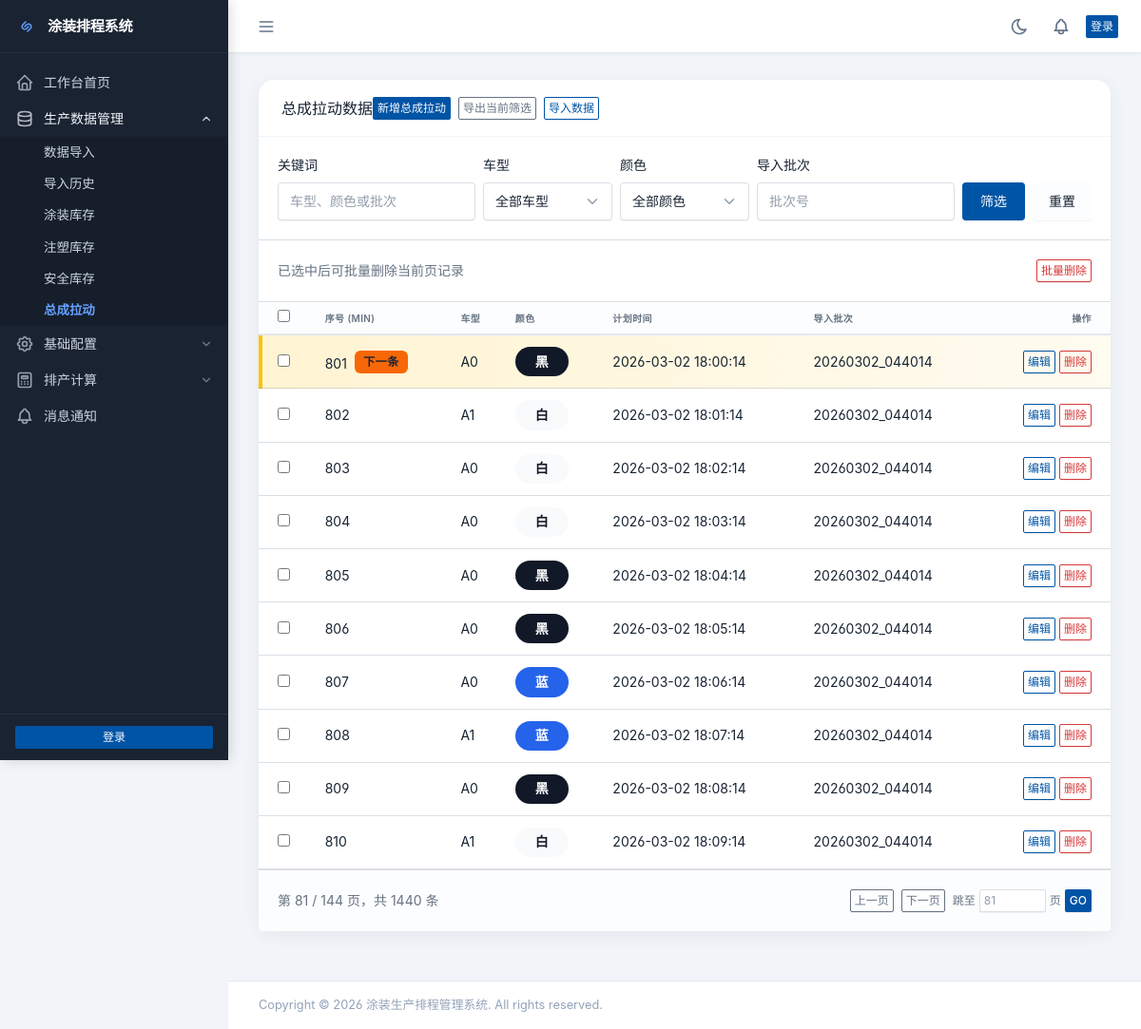
The page /data/assembly/?page=81 on the database its author committed.
### data/models.py (models this page shows, shortened)
class AssemblyPullData(models.Model):
    sequence = models.PositiveIntegerField(verbose_name="顺序号")
    vehicle_model = models.ForeignKey(VehicleModel, on_delete=models.CASCADE, verbose_name="车型", related_name='assembly_data')
    color = models.ForeignKey(Color, on_delete=models.CASCADE, verbose_name="颜色", related_name='assembly_data')
    planned_time = models.DateTimeField(verbose_name="计划时间")
    import_batch = models.CharField(max_length=100, blank=True, verbose_name="导入批次")
    created_at = models.DateTimeField(auto_now_add=True, verbose_name="创建时间")
    class Meta:
        verbose_name = "总成拉动数据"
        verbose_name_plural = "总成拉动数据"
        ordering = ['sequence']
        indexes = [
            models.Index(fields=['sequence']),
            models.Index(fields=['import_batch']),
        ]

class VehicleModel(models.Model):
    name = models.CharField(max_length=50, unique=True, verbose_name="车型名称")
    created_at = models.DateTimeField(auto_now_add=True, verbose_name="创建时间")
    updated_at = models.DateTimeField(auto_now=True, verbose_name="更新时间")
    class Meta:
        verbose_name = "车型"
        verbose_name_plural = "车型"
        ordering = ['name']

class Color(models.Model):
    name = models.CharField(max_length=50, unique=True, verbose_name="颜色名称")
    created_at = models.DateTimeField(auto_now_add=True, verbose_name="创建时间")
    DISPLAY_MAP = {
        "red": ("红", "#d9485f", "#ffffff"),
        "blue": ("蓝", "#2563eb", "#ffffff"),
        "white": ("白", "#f8fafc", "#111827"),
        "black": ("黑", "#111827", "#ffffff"),
        "gray": ("灰", "#6b7280", "#ffffff"),
        "grey": ("灰", "#6b7280", "#ffffff"),
        "silver": ("银", "#cbd5e1", "#111827"),
        "green": ("绿", "#16a34a", "#ffffff"),
        "yellow": ("黄", "#facc15", "#111827"),
        "orange": ("橙", "#f97316", "#ffffff"),
        "brown": ("棕", "#92400e", "#ffffff"),
        "purple": ("紫", "#7c3aed", "#ffffff"),
        "pink": ("粉", "#ec4899", "#ffffff"),
    }
    class Meta:
        verbose_name = "颜色"
        verbose_name_plural = "颜色"
        ordering = ['name']
    @property
    def display_name(self):
        key = (self.name or "").strip().lower()
        if key in self.DISPLAY_MAP:
            return self.DISPLAY_MAP[key][0]
        return self.name
    @property
    def display_hex(self):
        key = (self.name or "").strip().lower()
        if key in self.DISPLAY_MAP:
            return self.DISPLAY_MAP[key][1]
        palette = ["#0f766e", "#1d4ed8", "#be185d", "#9a3412", "#4338ca", "#15803d"]
        seed = sum(ord(ch) for ch in key) if key else 0
        return palette[seed % len(palette)]
    @property
    def display_text_color(self):
        key = (self.name or "").strip().lower()
        if key in self.DISPLAY_MAP:
            return self.DISPLAY_MAP[key][2]
        return "#ffffff"

### data/views.py (the view)
# urls.py: path('assembly/', views.assembly_list, name='assembly_list'),
def assembly_list(request):
    per_page = 10
    assembly_data, filters = _filtered_assembly_queryset(request)
    next_item = None
    next_item_page = None
    consumed_count = 0
    has_filters = any(filters.get(k) for k in ('q', 'vehicle', 'color', 'import_batch'))
    if not has_filters:
        from schedule.models import ScheduleRecord
        completed_records = ScheduleRecord.objects.filter(
            status='completed'
        ).values_list('short_term_duration', 'long_term_duration')
        for short_d, long_d in completed_records:
            consumed_count += (short_d or 0) + (long_d or 0)
        ordered_qs = AssemblyPullData.objects.order_by('sequence')
        total = ordered_qs.count()
        if consumed_count < total:
            next_item = ordered_qs[consumed_count]
            position = consumed_count + 1
            next_item_page = (position - 1) // per_page + 1
    if 'page' not in request.GET and next_item_page and next_item_page > 1:
        from django.http import HttpResponseRedirect
        from django.urls import reverse
        return HttpResponseRedirect(
            reverse('data:assembly_list') + f'?page={next_item_page}'
        )
    page_obj = _paginate_queryset(request, assembly_data, per_page=per_page)
    return render(request, 'data/assembly_list.html', {
        'assembly_data': page_obj.object_list,
        'page_obj': page_obj,
        'vehicles': VehicleModel.objects.all(),
        'colors': Color.objects.all(),
        'filters': filters,
        'next_item_id': next_item.id if next_item else None,
        'consumed_count': consumed_count,
    })

### data/templatetags/color_extras.py (called while the page is built)
@register.filter
def color_chip_style(color):
    if not color:
        return ""
    return (
        f"background:{color.display_hex};"
        f"color:{color.display_text_color};"
        "border-radius:999px;"
        "padding:0.35rem 0.75rem;"
        "display:inline-block;"
        "font-weight:600;"
        "min-width:3.5rem;"
        "text-align:center;"
    )

### data/views.py (called while the page is built)
def _paginate_queryset(request, queryset, per_page=10):
    paginator = Paginator(queryset, per_page)
    page_obj = paginator.get_page(request.GET.get("page") or 1)
    return page_obj

### painting/context_processors.py (called while the page is built)
def unread_count(request):
    if request.user.is_authenticated:
        unread_count = Notification.objects.filter(user=request.user, is_read=False).count()
    else:
        unread_count = 0
    return {
        'unread_count': unread_count,
    }

### templates/data/assembly_list.html (shortened to what this page needs)
{% extends "base.html" %}
{% load django_bootstrap5 %}
{% load color_extras %}
{% block content %}
<div class="row row-cards">
    <div class="col-12">
        <div class="card">
            <div class="card-header">
                <h3 class="card-title">总成拉动数据</h3>
                <div class="btn-list">
                    <a href="{% url 'data:assembly_create' %}?next={{ request.get_full_path|urlencode }}" class="btn btn-primary btn-sm">新增总成拉动</a>
                    <a href="{% url 'data:assembly_export' %}?q={{ filters.q|urlencode }}&vehicle={{ filters.vehicle|urlencode }}&color={{ filters.color|urlencode }}&import_batch={{ filters.import_batch|urlencode }}" class="btn btn-outline-secondary btn-sm">导出当前筛选</a>
                    <a href="{% url 'data:import' %}" class="btn btn-outline-primary btn-sm">
                         导入数据
                    </a>
                </div>
            </div>
            <div class="card-body border-bottom">
                <form method="get" class="row g-2 align-items-end">
                    <div class="col-md-3">
                        <label class="form-label">关键词</label>
                        <input type="text" name="q" value="{{ filters.q }}" class="form-control" placeholder="车型、颜色或批次">
                    </div>
                    <div class="col-md-2">
                        <label class="form-label">车型</label>
                        <select name="vehicle" class="form-select">
                            <option value="">全部车型</option>
                        </select>
                    </div>
                    <div class="col-md-2">
                        <label class="form-label">颜色</label>
                        <select name="color" class="form-select">
                            <option value="">全部颜色</option>
                        </select>
                    </div>
                    <div class="col-md-3">
                        <label class="form-label">导入批次</label>
                        <input type="text" name="import_batch" value="{{ filters.import_batch }}" class="form-control" placeholder="批次号">
                    </div>
                    <div class="col-md-2 d-flex gap-2">
                        <button type="submit" class="btn btn-primary w-100">筛选</button>
                        <a href="{% url 'data:assembly_list' %}" class="btn btn-light">重置</a>
                    </div>
                </form>
            </div>
            <form method="post" action="{% url 'data:assembly_bulk_delete' %}" onsubmit="return confirmBulkDelete(this);">
            <div class="card-body border-bottom d-flex justify-content-between align-items-center">
                <div class="text-muted">已选中后可批量删除当前页记录</div>
                <button type="submit" class="btn btn-outline-danger btn-sm">批量删除</button>
            </div>
            <div class="table-responsive">
                <table class="table card-table table-vcenter text-nowrap datatable">
                    <thead>
                        <tr>
                            <th><input type="checkbox" data-select-all></th>
                            <th>序号 (Min)</th>
                            <th>车型</th>
                            <th>颜色</th>
                            <th>计划时间</th>
                            <th>导入批次</th>
                            <th class="text-end">操作</th>
                        </tr>
                    </thead>
                    <tbody>
                        {% for item in assembly_data %}
                        {% if item.id == next_item_id %}
                        <tr id="next-production-row" style="background: linear-gradient(90deg,rgba(255,193,7,0.18) 0%,rgba(255,193,7,0.06) 100%); box-shadow: inset 4px 0 0 #ffc107;">
                        {% else %}
                        <tr>
                        {% endif %}
                            <td><input type="checkbox" name="selected_ids" value="{{ item.id }}"></td>
                            <td>
                                {{ item.sequence }}
                                {% if item.id == next_item_id %}
                                <span class="badge bg-warning text-dark ms-1" title="下一次计划生产">下一条</span>
                                {% endif %}
                            </td>
                            <td>{{ item.vehicle_model.name }}</td>
                            <td><span style="{{ item.color|color_chip_style }}">{{ item.color.display_name }}</span></td>
                            <td>{{ item.planned_time|date:"Y-m-d H:i:s" }}</td>
                            <td>{{ item.import_batch|default:"-" }}</td>
                            <td class="text-end">
                                <a href="{% url 'data:assembly_update' item.id %}?next={{ request.get_full_path|urlencode }}" class="btn btn-outline-primary btn-sm">编辑</a>
                                <a href="{% url 'data:assembly_delete' item.id %}?next={{ request.get_full_path|urlencode }}" class="btn btn-outline-danger btn-sm">删除</a>
                            </td>
                        </tr>
                        {% empty %}
                        <tr>
                            <td colspan="7" class="text-center text-muted py-4">暂无数据</td>
                        </tr>
                        {% endfor %}
                    </tbody>
                </table>
            </div>
            </form>
            {% if page_obj and page_obj.paginator.num_pages > 1 %}
            <div class="card-footer d-flex justify-content-between align-items-center flex-wrap gap-2">
                <div class="text-muted">第 {{ page_obj.number }} / {{ page_obj.paginator.num_pages }} 页，共 {{ page_obj.paginator.count }} 条</div>
                <div class="d-flex align-items-center gap-2">
                    <div class="btn-list">
                        {% if page_obj.has_previous %}
                        <a href="?page={{ page_obj.previous_page_number }}" class="btn btn-outline-secondary btn-sm">上一页</a>
                        {% endif %}
                        {% if page_obj.has_next %}
                        <a href="?page={{ page_obj.next_page_number }}" class="btn btn-outline-secondary btn-sm">下一页</a>
                        {% endif %}
                    </div>
                    <form method="get" class="d-flex align-items-center gap-1" id="page-jump-form">
                        <span class="text-muted small">跳至</span>
                        <input
                            type="number"
                            name="page"
                            min="1"
                            max="{{ page_obj.paginator.num_pages }}"
                            placeholder="{{ page_obj.number }}"
                            class="form-control form-control-sm"
                            style="width: 70px;"
                            id="page-jump-input"
                        >
                        <span class="text-muted small">页</span>
                        <button type="submit" class="btn btn-sm btn-primary">GO</button>
                    </form>
                </div>
            </div>
            {% endif %}
        </div>
    </div>
</div>
{% endblock %}

### static/css/style.css (style rules this page uses)
:root { --sidebar-width: 240px; --sidebar-bg: #1a2332; --sidebar-text: #cbd5e1; --sidebar-text-hover: #f1f5f9; --sidebar-active-bg: rgba(99, 160, 255, 0.15); --sidebar-active-text: #63a0ff; --sidebar-border: rgba(255,255,255,0.06); --header-height: 56px; --card-shadow: 0 4px 20px rgba(0, 0, 0, 0.06); --card-hover-shadow: 0 8px 30px rgba(0, 0, 0, 0.12); --transition: 0.2s ease; --primary: #206bcb; }
body { font-family: 'Inter Var', 'Microsoft YaHei', -apple-system, BlinkMacSystemFont, sans-serif; background: #f1f5f9; margin: 0; padding: 0; }
.card { border: none; border-radius: 16px; box-shadow: var(--card-shadow); background: #fff; transition: transform var(--transition), box-shadow var(--transition); margin-bottom: 24px; }
.card-header { background: transparent; border-bottom: 1px solid #f1f5f9; padding: 1.1rem 1.5rem; font-weight: 600; }
.table th { background: #f8fafc; color: #475569; font-weight: 600; font-size: 0.75rem; text-transform: uppercase; letter-spacing: 0.4px; border-top: none; border-bottom: 2px solid #e2e8f0; }
.badge { padding: 0.4em 0.7em; font-weight: 600; border-radius: 6px; }

### templates/base.html (style rules this page uses)
:root { --tblr-font-sans-serif: 'Inter Var', -apple-system, BlinkMacSystemFont, San Francisco, Segoe UI, Roboto, Helvetica Neue, sans-serif; }
body { font-feature-settings: "cv03", "cv04", "cv11"; }

### rows shown on the page
AssemblyPullData: sequence "801", shows "下一条", vehicle_model.name "A0", color.display_name "黑", planned_time "2026-03-02 18:00:14", import_batch "20260302_044014"
AssemblyPullData: sequence "802", vehicle_model.name "A1", color.display_name "白", planned_time "2026-03-02 18:01:14", import_batch "20260302_044014"
AssemblyPullData: sequence "803", vehicle_model.name "A0", color.display_name "白", planned_time "2026-03-02 18:02:14", import_batch "20260302_044014"
AssemblyPullData: sequence "804", vehicle_model.name "A0", color.display_name "白", planned_time "2026-03-02 18:03:14", import_batch "20260302_044014"
AssemblyPullData: sequence "805", vehicle_model.name "A0", color.display_name "黑", planned_time "2026-03-02 18:04:14", import_batch "20260302_044014"
AssemblyPullData: sequence "806", vehicle_model.name "A0", color.display_name "黑", planned_time "2026-03-02 18:05:14", import_batch "20260302_044014"
AssemblyPullData: sequence "807", vehicle_model.name "A0", color.display_name "蓝", planned_time "2026-03-02 18:06:14", import_batch "20260302_044014"
AssemblyPullData: sequence "808", vehicle_model.name "A1", color.display_name "蓝", planned_time "2026-03-02 18:07:14", import_batch "20260302_044014"
AssemblyPullData: sequence "809", vehicle_model.name "A0", color.display_name "黑", planned_time "2026-03-02 18:08:14", import_batch "20260302_044014"
AssemblyPullData: sequence "810", vehicle_model.name "A1", color.display_name "白", planned_time "2026-03-02 18:09:14", import_batch "20260302_044014"

### other values the page prints
{{ page_obj.number }} "81"
{{ page_obj.paginator.num_pages }} "144"
{{ page_obj.paginator.count }} "1440"
